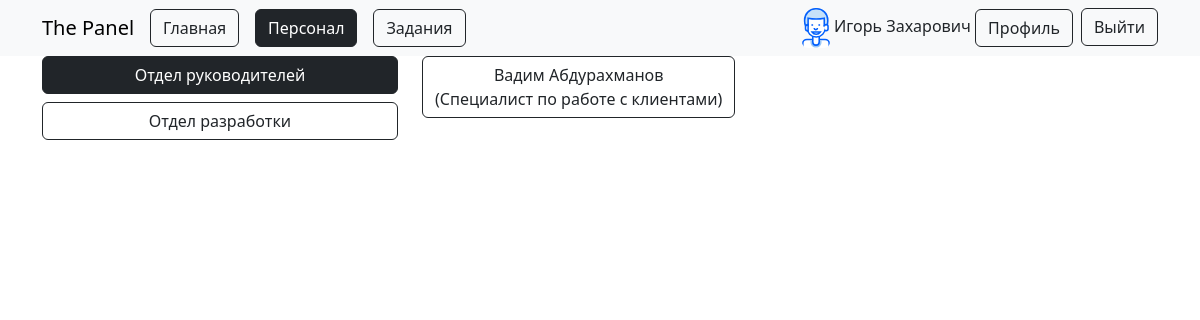
The page /staff (signed in) on the database its author committed.
### users/models.py (models this page shows)
class User(AbstractUser):
    GENDER_CHOICES = (
        ('Мужчина', 'Мужчина'),
        ('Женщина', 'Женщина'),
    )
    SHIFT_CHOICES = (
        ('Дневная смена', 'Дневная смена'),
        ('Вечерняя смена', 'Вечерняя смена'),
        ('Ночная смена', 'Ночная смена'),
        ('Сменный график', 'Сменный график'),
        ('Скользящий график', 'Скользящий график'),
        ('Половинная смена', 'Половинная смена'),
        ('Гибкий график', 'Гибкий график'),
        ('Ротационная смена', 'Ротационная смена'),
    )
    POSITION_CHOICES = (
        ('Руководитель отдела корпоративных финансов', 'Руководитель отдела корпоративных финансов'),
        ('Менеджер по слияниям и поглощениям', 'Менеджер по слияниям и поглощениям'),
        ('Финансовый аналитик', 'Финансовый аналитик'),
        ('Специалист по оценке бизнеса', 'Специалист по оценке бизнеса'),
        ('Специалист по структурированию сделок', 'Специалист по структурированию сделок'),
        ('Специалист по финансовому моделированию', 'Специалист по финансовому моделированию'),
        ('Руководитель отдела инвестиционного банкинга', 'Руководитель отдела инвестиционного банкинга'),
        ('Аналитик по инвестиционному банкингу', 'Аналитик по инвестиционному банкингу'),
        ('Менеджер по работе с клиентами', 'Менеджер по работе с клиентами'),
        ('Специалист по рынку капитала', 'Специалист по рынку капитала'),
        ('Специалист по IPO', 'Специалист по IPO'),
        ('Специалист по структурированным финансовым продуктам', 'Специалист по структурированным финансовым продуктам'),
        ('Руководитель отдела управления активами', 'Руководитель отдела управления активами'),
        ('Портфельный менеджер', 'Портфельный менеджер'),
        ('Аналитик по инвестициям', 'Аналитик по инвестициям'),
        ('Специалист по риск-менеджменту', 'Специалист по риск-менеджменту'),
        ('Специалист по финансовому планированию', 'Специалист по финансовому планированию'),
        ('Специалист по работе с клиентами', 'Специалист по работе с клиентами'),
        ('Руководитель отдела частного банкинга', 'Руководитель отдела частного банкинга'),
        ('Частный банкир', 'Частный банкир'),
        ('Специалист по финансовому планированию', 'Специалист по финансовому планированию'),
        ('Специалист по инвестициям', 'Специалист по инвестициям'),
        ('Специалист по кредитованию', 'Специалист по кредитованию'),
        ('Менеджер по работе с клиентами', 'Менеджер по работе с клиентами'),
        ('Руководитель отдела риск-менеджмента', 'Руководитель отдела риск-менеджмента'),
        ('Менеджер по управлению рисками', 'Менеджер по управлению рисками'),
        ('Специалист по кредитному риску', 'Специалист по кредитному риску'),
        ('Специалист по рыночному риску', 'Специалист по рыночному риску'),
        ('Специалист по операционному риску', 'Специалист по операционному риску'),
        ('Специалист по моделированию рисков', 'Специалист по моделированию рисков'),
        ('Руководитель отдела финансового контроля', 'Руководитель отдела финансового контроля'),
        ('Финансовый контролер', 'Финансовый контролер'),
        ('Бухгалтер', 'Бухгалтер'),
        ('Аналитик финансовой отчетности', 'Аналитик финансовой отчетности'),
        ('Специалист по налогам', 'Специалист по налогам'),
        ('Специалист по внутреннему аудиту', 'Специалист по внутреннему аудиту'),
        ('Руководитель отдела информационных технологий', 'Руководитель отдела информационных технологий'),
        ('Менеджер по информационным технологиям', 'Менеджер по информационным технологиям'),
        ('Разработчик программного обеспечения', 'Разработчик программного обеспечения'),
        ('Системный аналитик', 'Системный аналитик'),
        ('Специалист по информационной безопасности', 'Специалист по информационной безопасности'),
        ('Администратор баз данных', 'Администратор баз данных'),
        ('Руководитель отдела кадров', 'Руководитель отдела кадров'),
        ('Менеджер по персоналу', 'Менеджер по персоналу'),
        ('Специалист по подбору персонала', 'Специалист по подбору персонала'),
        ('Специалист по обучению и развитию', 'Специалист по обучению и развитию'),
        ('Специалист по компенсациям и льготам', 'Специалист по компенсациям и льготам'),
        ('Специалист по трудовым отношениям', 'Специалист по трудовым отношениям'),
        ('Руководитель отдела маркетинга и коммуникаций', 'Руководитель отдела маркетинга и коммуникаций'),
        ('Менеджер по маркетингу', 'Менеджер по маркетингу'),
        ('Специалист по брендингу', 'Специалист по брендингу'),
        ('Специалист по цифровому маркетингу', 'Специалист по цифровому маркетингу'),
        ('Специалист по PR', 'Специалист по PR'),
        ('Специалист по контенту', 'Специалист по контенту'),
        ('Руководитель отдела клиентского обслуживания', 'Руководитель отдела клиентского обслуживания'),
        ('Менеджер по работе с клиентами', 'Менеджер по работе с клиентами'),
        ('Специалист по клиентскому обслуживанию', 'Специалист по клиентскому обслуживанию'),
        ('Специалист по обработке заявок', 'Специалист по обработке заявок'),
        ('Специалист по технической поддержке', 'Специалист по технической поддержке'),
        ('Специалист по работе с жалобами', 'Специалист по работе с жалобами'),
    )
    gender = models.CharField(max_length=20, choices=GENDER_CHOICES, verbose_name="Пол", null=True)
    department = models.ForeignKey(Department, on_delete=models.SET_NULL, null=True, blank=True, verbose_name="Отдел")
    position = models.CharField(max_length=100, choices=POSITION_CHOICES, verbose_name="Должность", null=True)
    shift = models.CharField(max_length=100, choices=SHIFT_CHOICES, verbose_name="Смена", null=True)
    avatar = models.ImageField(upload_to='avatars/', null=True, blank=True, verbose_name="Аватар", default=get_default_avatar)

class Department(models.Model):
    name = models.CharField(max_length=100, unique=True, verbose_name="Название отдела")

### users/views.py (the view)
# urls.py: path('staff', views.staff, name='staff'),
def staff(request):
    departments = Department.objects.all()
    return render(request, 'staff/staff.html', {'departments': departments})

### templates/staff/staff.html (shortened to what this page needs)
{% extends 'base.html' %}
{% block content %}
    {% load static %}
    <div class="container">
        <div class="row">
            <div class="col-4">
                <div class="list-group" id="list-tab" role="tablist">
                    {% for department in departments %}
                        {% if department.user_set.exists %}
                            <a class="btn btn-outline-dark mb-2 {% if forloop.first %}active{% endif %}"
                               id="list-{{ department.id }}-list"
                               data-toggle="list"
                               href="#list-{{ department.id }}"
                               role="tab"
                               aria-controls="{{ department.id }}">
                               {{ department.name }}
                            </a>
                        {% endif %}
                    {% endfor %}
                </div>
            </div>
            <div class="col-8">
                <div class="tab-content" id="nav-tabContent">
                    {% for department in departments %}
                        {% if department.user_set.exists %}
                            <div class="tab-pane fade {% if forloop.first %}show active{% endif %}"
                                 id="list-{{ department.id }}"
                                 role="tabpanel"
                                 aria-labelledby="list-{{ department.id }}-list">
                                {% for user in department.user_set.all %}
                                    <button class="btn btn-outline-dark" onclick="window.location.href='{% url 'profile' user.id %}'">
                                        {{ user.first_name }} {{ user.last_name }}
                                        <br>
                                        ({{ user.position }})
                                    </button>
                                    <br>
                                {% endfor %}
                            </div>
                        {% endif %}
                    {% endfor %}
                </div>
            </div>
        </div>
    </div>
{% endblock %}

### templates/base.html (shortened to what this page needs)
<!DOCTYPE html>
<html lang="en">
<head>
    <link href="https://cdn.jsdelivr.net/npm/bootstrap@5.3.0/dist/css/bootstrap.min.css" rel="stylesheet">
</head>
<body>
    <nav class="navbar navbar-expand-lg navbar-light bg-light">
        <div class="container">
            <a class="navbar-brand" href="{% url 'home' %}">The Panel</a>
            <div class="collapse navbar-collapse" id="navbarNav">
                <ul class="navbar-nav me-auto mb-2 mb-lg-0">
                    <li class="nav-item pe-3">
                        <a
                            href="{% url 'home' %}"
                            class="btn btn-outline-dark{% if request.path == '/' %} active{% endif %}">
                            Главная
                        </a>
                    </li>
                    <li class="nav-item pe-3">
                        <a
                            href="{% url 'staff' %}"
                            class="btn btn-outline-dark{% if request.resolver_match.url_name == 'staff' %} active{% endif %}">
                            Персонал
                        </a>
                    </li>
                    <li class="nav-item pe-3">
                        <a
                            href="{% url 'tasks' %}"
                            class="btn btn-outline-dark{% if request.resolver_match.url_name == 'tasks' %} active{% endif %}">
                            Задания
                        </a>
                    </li>
                </ul>
                <ul class="navbar-nav">
                    {% if request.user.is_authenticated %}
                        <li class="nav-item pe-2">
                            <img src="{{ request.user.avatar.url }}" class="rounded" width="28"> {{ request.user.first_name }} {{ request.user.last_name }}
                            <button
                                type="button"
                                class="btn btn-outline-dark{% if request.resolver_match.url_name == 'profile' and request.user.id == user.id %} active{% endif %}"
                                onclick="window.location.href='{% url 'profile' request.user.id %}'">
                                Профиль
                            </button>
                        </li>
                        <li class="nav-item">
                            <form action="{% url 'logout' %}" method="post">
                                <button type="submit" class="btn btn-outline-dark">
                                    Выйти
                                </button>
                            </form>
                        </li>
                    {% endif %}
                </ul>
            </div>
        </div>
    </nav>
{% block content %}
{% endblock %}
</body>
</html>

### rows shown on the page
User: user.avatar (picture), user.first_name "Игорь", user.last_name "Захарович"
Department: name "Отдел руководителей"
Department: name "Отдел разработки"
User: first_name "Вадим", last_name "Абдурахманов", position "Специалист по работе с клиентами"
